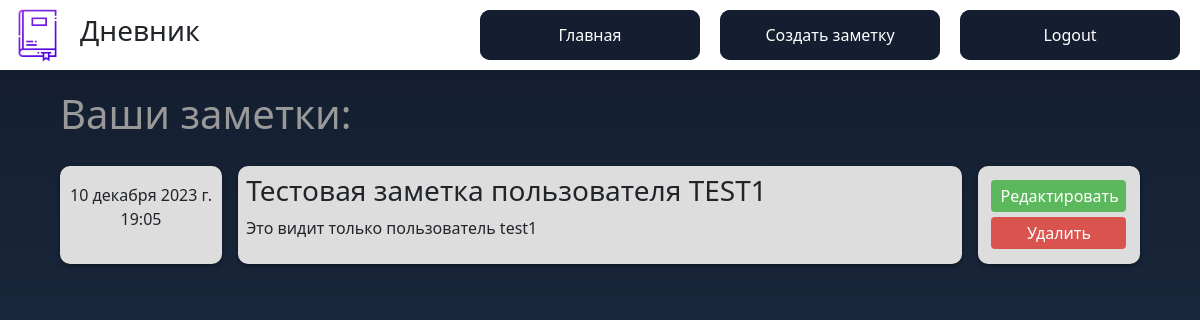
Screenshot of / (signed in) with the database file from the repository.
### main/models.py (models this page shows, shortened)
class Task(models.Model):
    author = models.ForeignKey(User ,on_delete=models.CASCADE)
    title = models.CharField('Название', max_length=50)
    task = models.TextField('Описание')
    date = models.DateTimeField('Дата Заметки')
    class Meta:
        verbose_name = 'Задача'
        verbose_name_plural = 'Задачи'

### main/views.py (the view)
# urls.py: path('', views.index, name='home'),
@login_required
def index(request):
    tasks = Task.objects.filter(author=request.user)
    return render(request, 'main/index.html', {'title' : 'Главная страница сайта', 'tasks' : tasks})

### main/templates/main/index.html (shortened to what this page needs)
{% extends 'main/base.html' %}
{% load static %}
{% block content %}
    <section class="body-section">
        <div class="cover-div">
            <h1 class="heading-h1">Ваши заметки:</h1>
            {% if tasks %}
                {% for el in tasks %}
                    <div class = "note-cover">
                        <div class="date-cover">
                            <p>{{ el.date }}</p>
                        </div>
                        <div class="text-cover">
                            <h3>{{ el.title }}</h3>
                            <p class="text-break">{{ el.task }}</p>
                        </div>
                        <div class="buttons-cover">
                            <div class="buttons-width-cover">
                                <button class="edit-button" onclick="location.href='{% url 'note-update' el.id %}'" >Редактировать</button>
                                <button class="delete-button" onclick="location.href='{% url 'note-delete' el.id %}'" >Удалить</button>
                            </div>
                        </div>
                    </div>
                {% endfor %}
            {% else %}
                <p class="p-error">У вас нет заметок! Вы можете добавить их нажав на кнопку "Создать заметку".</p>
            {% endif %}
        </div>
    </section>
{% endblock %}

### main/static/css/base.css (style rules this page uses)
.body-section { background: linear-gradient(#141e30, #243b55); display: flex; margin: 0; padding: 0; flex-direction: column; height: 100vh; width: 100%; align-items: center; }
.cover-div { margin-top: 20px; display: flex; flex-direction: column; align-items: center; gap: 20px; width: 100%; }
.note-cover { width: 90%; display: flex; flex-direction: row; gap: 1.5%; }
.heading-h1 { color: #999; align-text: left; width: 90%; }
.date-cover { display: flex; align-items: center; justify-content: center; width: 15%; background-color: #ddd; border: 2px; border-radius: 10px; box-shadow: 0 2px 5px rgba(0, 0, 0, 0.4); text-align: center; }
.text-cover { width: 67%; background-color: #ddd; border: 2px; border-radius: 10px; box-shadow: 0 2px 5px rgba(0, 0, 0, 0.4); padding: 8px; }
.buttons-cover { display: flex; align-items: center; justify-content: center; width: 15%; background-color: #ddd; border: 2px; border-radius: 10px; box-shadow: 0 2px 5px rgba(0, 0, 0, 0.4); flex-direction: column; gap: 5px; }
.buttons-width-cover { display: flex; width: 135px; flex-direction: column; gap: 5px; }
.edit-button { background-color: #5cb85c; color: #ffffff; border-radius: 4px; border: 3px solid transparent; width: 100%; }
.delete-button { background-color: #d9534f; color: #ffffff; border-radius: 4px; border: 3px solid transparent; width: 100%; }

### rows the page displays
Task: date "10 декабря 2023 г. 19:05", title "Тестовая заметка пользователя TEST1", task "Это видит только пользователь test1"
